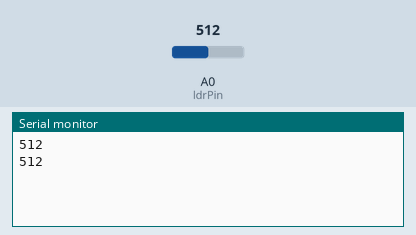
Recording of a sketch running on a simulated Arduino Uno, built with avr-gcc and run on an emulated ATmega328P. On the bench: the last lines printed to the serial monitor. The test bench sets the inputs (shaded band); at power-on: A0 (ldrPin) = 512.

Above: at 1.8 s.
1.9 s: A0 (ldrPin) set to 716
At 2.4 s:
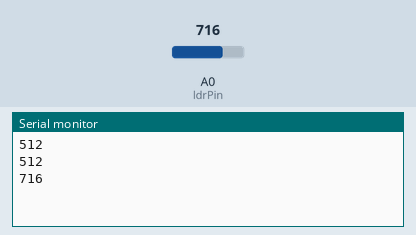
3.4 s: A0 (ldrPin) set to 900
At 4.8 s:
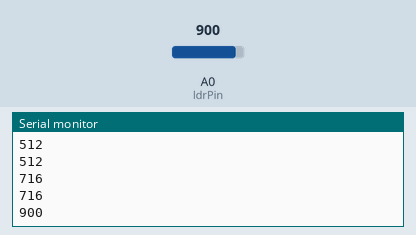
Timing chart, 0 to 6.4 s (numbered marks = the images above; inputs shaded):
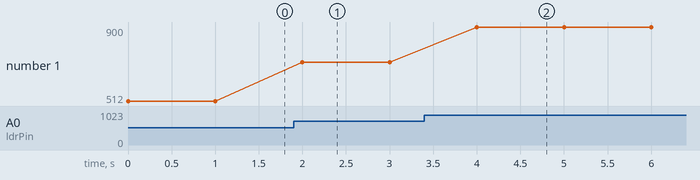

Measured:
- after the input at 1.9 s, the serial monitor: prints a new line after 0.10 s (image 1)
- after the input at 3.4 s, the serial monitor: prints a new line after 0.60 s (image 2)
- plotted number 1: 512 → 716 after the input at 1.9 s, 716 → 900 after the input at 3.4 s

The sketch:

LDR-to-Output-Control.ino
```cpp
// Pin assignment
const int ldrPin = A0;

void setup() {
  // Initialize serial communication
  Serial.begin(9600);
}

void loop() {
  // Read the analog value from LDR
  int lightIntensity = analogRead(ldrPin);

  // Print the light intensity value to the serial monitor
  Serial.println(lightIntensity);

  // Delay before taking the next reading
  delay(1000);
}
```
